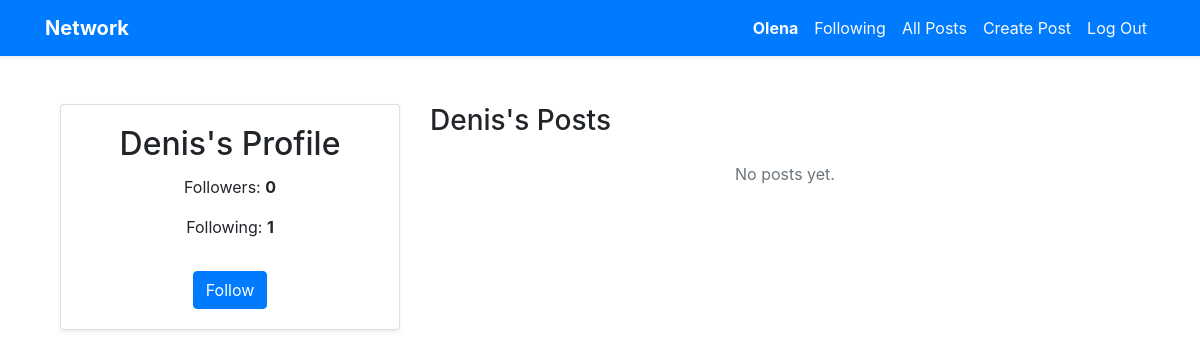
The page /profile/2 (signed in) on the database as committed earlier.
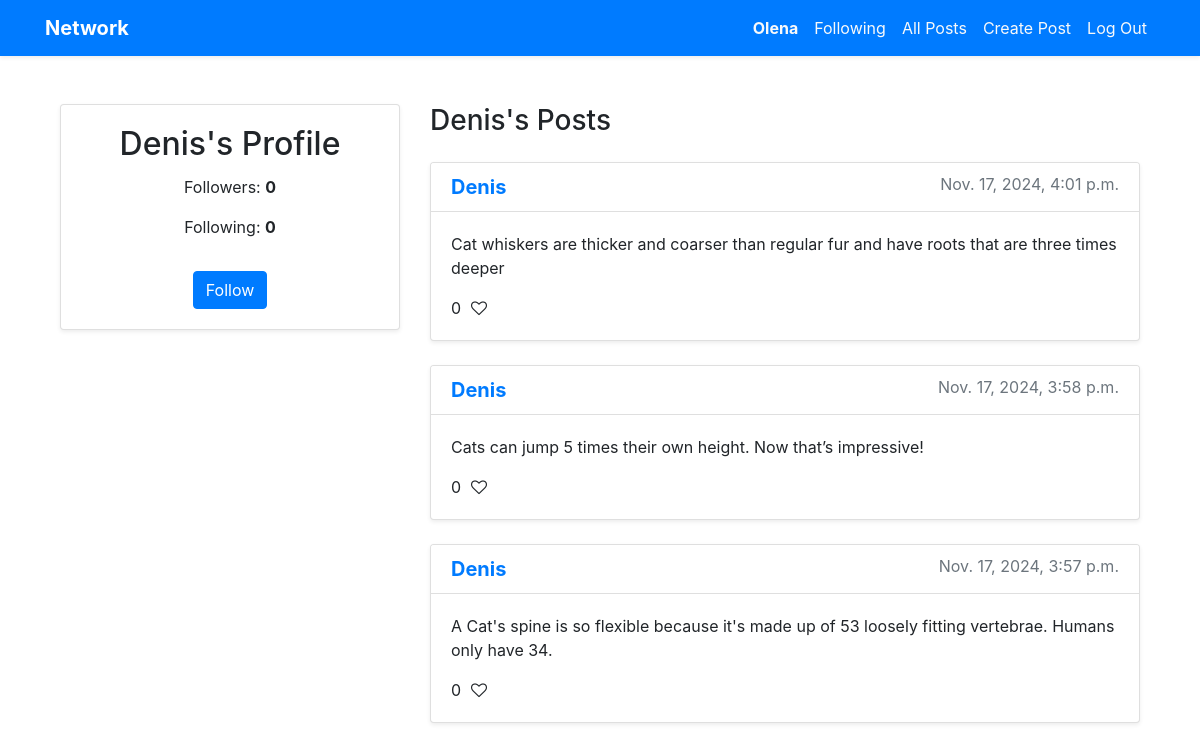
The same page on the database as committed later.
### network/models.py (models this page shows, shortened)
class Post(models.Model):
    user = models.ForeignKey(User, on_delete=models.CASCADE, related_name="posts")
    content = models.TextField()
    timestamp = models.DateTimeField(auto_now_add=True)
    def like_count(self):
        return self.likes.count()

class User(AbstractUser):
    pass

### network/views.py (the view)
# urls.py: path("profile/<int:user_id>", views.profile, name="profile"),
@login_required
def profile(request, user_id):
    user_profile = get_object_or_404(User, pk=user_id)
    posts = user_profile.posts.all().order_by("-timestamp")
    followers_count = user_profile.followers.count()
    following_count = user_profile.following.count()
    is_following = request.user.is_authenticated and Follow.objects.filter(user=request.user, followed_user=user_profile).exists()
    return render(request, "network/profile.html", {
        "user_profile": user_profile,
        "posts": posts,
        "followers_count": followers_count,
        "following_count": following_count,
        "is_following": is_following
    })

### network/templates/network/profile.html (shortened to what this page needs)
{% extends "network/layout.html" %}
{% load static %}
{% block body %}
<div class="container mt-5">
    <div class="row">
        <div class="col-md-4">
            <div class="card shadow-sm mb-4">
                <div class="card-body text-center">
                    <h2 class="card-title">{{ user_profile.username }}'s Profile</h2>
                    <p class="card-text">Followers: <span id="followers-count" class="font-weight-bold">{{ followers_count }}</span></p>
                    <p class="card-text">Following: <span class="font-weight-bold">{{ following_count }}</span></p>
                    {% if user != user_profile %}
                        <button class="btn btn-primary follow-button mt-3" data-user-id="{{ user_profile.id }}">
                            {% if is_following %}Unfollow{% else %}Follow{% endif %}
                        </button>
                    {% endif %}
                </div>
            </div>
        </div>
        <div class="col-md-8">
            <h3 class="mb-4">{{ user_profile.username }}'s Posts</h3>
            {% for post in posts %}
                <div class="card mb-4 shadow-sm">
                    <div class="card-header bg-white">
                        <h5 class="card-title mb-0">
                            <a href="{% url 'profile' post.user.id %}" class="text-primary font-weight-bold">{{ post.user.username }}</a>
                            <small class="text-muted float-right">{{ post.timestamp }}</small>
                        </h5>
                    </div>
                    <div class="card-body">
                        <p class="card-text">{{ post.content }}</p>
                        <div class="d-flex align-items-center mt-3">
                            <div class="like-section mr-3">
                                <span id="like-count-{{ post.id }}" class="like-count">{{ post.like_count }}</span>
                                <i class="fa fa-heart-o like-icon" data-post-id="{{ post.id }}"></i>
                            </div>
                        </div>
                    </div>
                </div>
            {% empty %}
                <div class="text-center text-muted">
                    <p>No posts yet.</p>
                </div>
            {% endfor %}
        </div>
    </div>
</div>
{% endblock %}

Rows that differ between the two databases and show on the page:
added Post: user.username "Denis", timestamp "Nov. 17, 2024, 4:01 p.m.", content "Cat whiskers are thicker and coarser than regular fur and have roots that are three times deeper", like_count "0"
added Post: user.username "Denis", timestamp "Nov. 17, 2024, 3:58 p.m.", content "Cats can jump 5 times their own height. Now that’s impressive!", like_count "0"
added Post: user.username "Denis", timestamp "Nov. 17, 2024, 3:57 p.m.", content "A Cat's spine is so flexible because it's made up of 53 loosely fitting vertebrae. Humans only have 34.", like_count "0"
Other text that changed with them:
{{ following_count }}: "1" → "0"
text no longer shown: "No posts yet."
